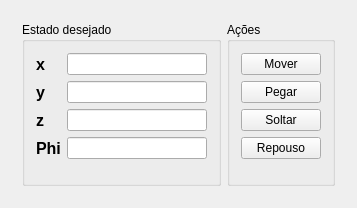
<?xml version="1.0" encoding="UTF-8"?>
<ui version="4.0">
 <class>ArmRuleForBeginners</class>
 <widget class="QMainWindow" name="ArmRuleForBeginners">
  <property name="geometry">
   <rect>
    <x>0</x>
    <y>0</y>
    <width>357</width>
    <height>208</height>
   </rect>
  </property>
  <property name="windowTitle">
   <string>ArmRuleForBeginners</string>
  </property>
  <widget class="QWidget" name="centralWidget">
   <layout class="QHBoxLayout" name="horizontalLayout">
    <item>
     <widget class="QWidget" name="Mainwidget" native="true">
      <layout class="QHBoxLayout" name="horizontalLayout_2">
       <item>
        <widget class="QGroupBox" name="grupoEstado">
         <property name="title">
          <string>Estado desejado</string>
         </property>
         <layout class="QFormLayout" name="formLayout_2">
          <item row="0" column="0">
           <widget class="QLabel" name="lblX">
            <property name="font">
             <font>
              <pointsize>12</pointsize>
              <weight>75</weight>
              <bold>true</bold>
             </font>
            </property>
            <property name="text">
             <string>x</string>
            </property>
           </widget>
          </item>
          <item row="0" column="1">
           <widget class="QLineEdit" name="edtX"/>
          </item>
          <item row="1" column="0">
           <widget class="QLabel" name="lblY">
            <property name="font">
             <font>
              <pointsize>12</pointsize>
              <weight>75</weight>
              <bold>true</bold>
             </font>
            </property>
            <property name="text">
             <string>y</string>
            </property>
           </widget>
          </item>
          <item row="1" column="1">
           <widget class="QLineEdit" name="edtY"/>
          </item>
          <item row="2" column="0">
           <widget class="QLabel" name="lblZ">
            <property name="font">
             <font>
              <pointsize>12</pointsize>
              <weight>75</weight>
              <bold>true</bold>
             </font>
            </property>
            <property name="text">
             <string>z</string>
            </property>
           </widget>
          </item>
          <item row="2" column="1">
           <widget class="QLineEdit" name="edtZ"/>
          </item>
          <item row="3" column="0">
           <widget class="QLabel" name="lblPhi">
            <property name="font">
             <font>
              <pointsize>12</pointsize>
              <weight>75</weight>
              <bold>true</bold>
             </font>
            </property>
            <property name="text">
             <string>Phi</string>
            </property>
           </widget>
          </item>
          <item row="3" column="1">
           <widget class="QLineEdit" name="edtPhi"/>
          </item>
         </layout>
        </widget>
       </item>
       <item>
        <widget class="QGroupBox" name="grupoAcoes">
         <property name="title">
          <string>Ações</string>
         </property>
         <layout class="QFormLayout" name="formLayout">
          <item row="0" column="0">
           <widget class="QPushButton" name="btnMover">
            <property name="text">
             <string>Mover</string>
            </property>
           </widget>
          </item>
          <item row="1" column="0">
           <widget class="QPushButton" name="btnPegar">
            <property name="text">
             <string>Pegar</string>
            </property>
           </widget>
          </item>
          <item row="2" column="0">
           <widget class="QPushButton" name="btnSoltar">
            <property name="text">
             <string>Soltar</string>
            </property>
           </widget>
          </item>
          <item row="3" column="0">
           <widget class="QPushButton" name="btnRespouso">
            <property name="text">
             <string>Repouso</string>
            </property>
           </widget>
          </item>
         </layout>
        </widget>
       </item>
      </layout>
     </widget>
    </item>
   </layout>
  </widget>
 </widget>
 <layoutdefault spacing="6" margin="11"/>
 <resources/>
 <connections/>
</ui>
